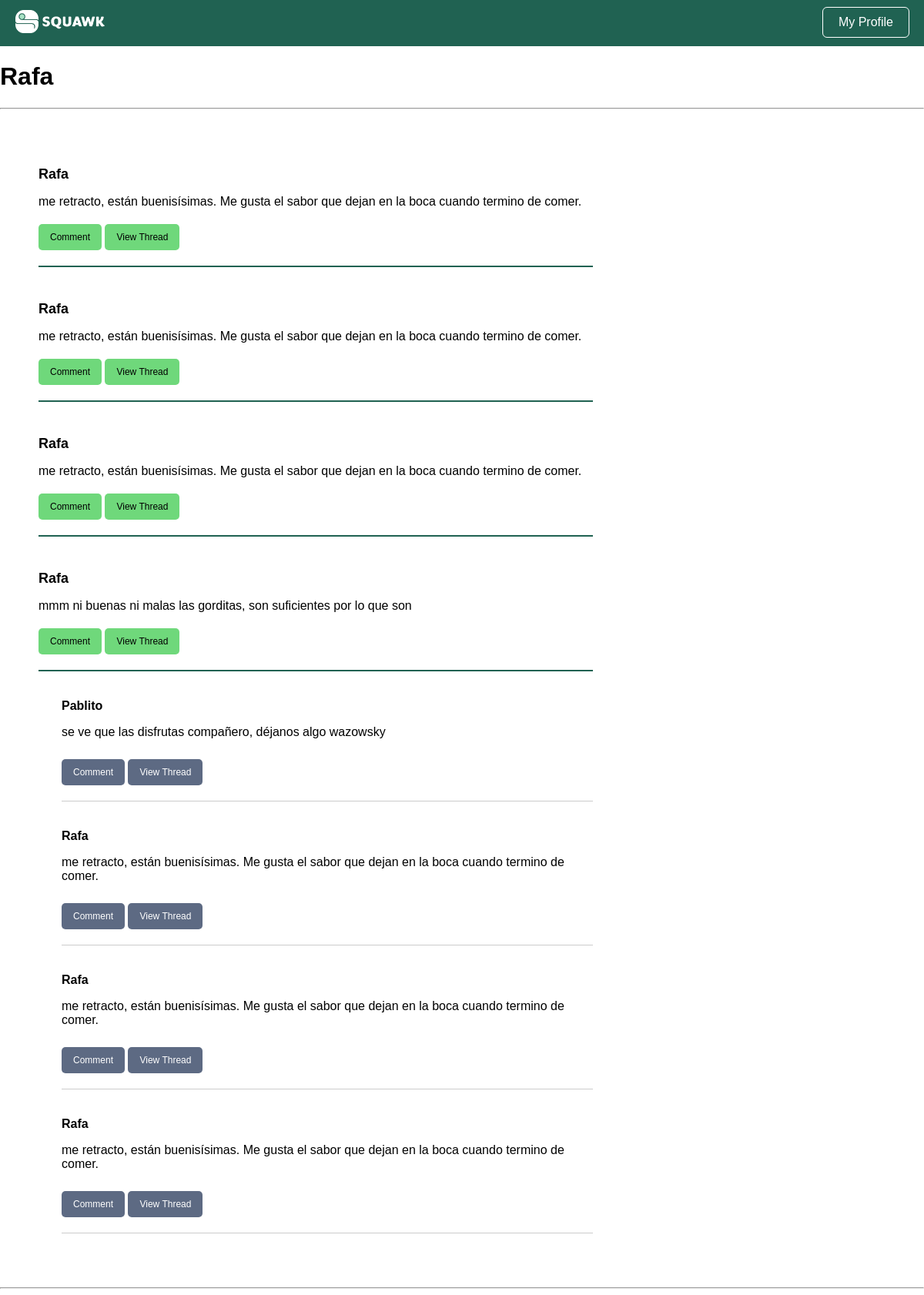
Page /user/3 (signed in) on the committed database.
### tables this page shows
CREATE TABLE users (
  user_id INTEGER PRIMARY KEY AUTOINCREMENT,
  username VARCHAR NOT NULL,
  password VARCHAR NOT NULL,
  is_admin BOOLEAN NOT NULL
);

CREATE TABLE squawks (
  squawk_id INTEGER PRIMARY KEY AUTOINCREMENT,
  content VARCHAR NOT NULL,
  is_reply_to INT,
  user_id INT,
  created TIMESTAMP NOT NULL DEFAULT CURRENT_TIMESTAMP
);

### user_controller.py (the view)
def user(user_id):
  current_user = session['user_id']
  squawks = []
  username = us.get_user(user_id).username
  last10 = ss.get_last(10,user_id)
  for i in last10:
    thread = ts.get_thread(i.squawk_id)
    thread_users = [us.get_user(squawk.user_id).username for squawk in thread]
    thread_info = list(zip(thread, thread_users))
    user = us.get_user(i.user_id).username
    squawks.append((i, user, thread_info))
  return render_template('user.html', username=username, squawks=squawks, user_id=current_user)

### bl/squawk_service.py (called while the page is built)
  def get_last(self, total, user_id):
    if user_id != -1:
      squawks = self.squawkDAO.getall_from(user_id)
    else:
      squawks = self.squawkDAO.getall_super()
    return squawks[:total]

### bl/thread_service.py (called while the page is built)
  def get_thread(self, squawk_id):
    squawk = self.squawkDAO.get(squawk_id)
    if not squawk:
      return []
    thread = self._get_replies(squawk_id)
    return thread

  def _get_replies(self, squawk_id):
    replies = []
    squawks = self.squawkDAO.getall()
    for x in squawks:
      if x.is_reply_to == squawk_id:
        replies.append(x)
    return replies

### bl/user_service.py (called while the page is built)
  def get_user(self, user_id):
    user = self.userDAO.get(user_id)
    return user

### dl/squawk_dao.py (called while the page is built)
  def get(self, squawkID):
    query = "SELECT * FROM squawks WHERE squawk_id = ?"
    result = self.DB.run_query(query, (squawkID, ))
    try:
      data = result.fetchone()
      squawk = Squawk(data)
      return squawk
    except:
      return None

  def getall(self):
    query = "SELECT * FROM squawks ORDER BY created DESC"
    result = self.DB.run_query(query)
    try:
      data_list = result.fetchall()
      squawks = []
      for data in data_list:
        squawk = Squawk(data)#['squawk_id'], data['content'], data['is_reply_to'], data['user_id'], data['created'])
        squawks.append(squawk)
      return squawks
    except:
      return None

  def getall_from(self, user_id):
    query = "SELECT * FROM squawks WHERE user_id = ? ORDER BY created DESC"
    result = self.DB.run_query(query, (user_id, ))
    try:
      data_list = result.fetchall()
      squawks = []
      for data in data_list:
        squawk = Squawk(data)#['squawk_id'], data['content'], data['is_reply_to'], data['user_id'], data['created'])
        squawks.append(squawk)
      return squawks
    except:
      return None

### dl/user_dao.py (called while the page is built)
  def get(self, userID):
    query = "SELECT * FROM users WHERE user_id = ?"
    result = self.DB.run_query(query, (userID, ))
    try:
      data = result.fetchone()
      user = User(data)
      return user
    except:
      return None

### utils/database.py (called while the page is built)
  def run_query(self, query, parameters=None):
    try:
      cursor = self.connection.cursor()
      if parameters:
        cursor.execute(query, parameters)
      else:
        cursor.execute(query)
      self.connection.commit()
      return cursor
    except Exception as e:
      print(f"Error running query: {e}")
      return None

### templates/user.html (shortened to what this page needs)
<!DOCTYPE html>
<html>
  <head>
    <link rel="stylesheet" href="{{ url_for('static', filename='squawk_basic.css') }}" />
    <link rel="stylesheet" href="{{ url_for('static', filename='squawk_render.css') }}" />
  </head>
  <body>
    <div class="navbar">
      <a href="{{url_for('home')}}"><img src="{{ url_for('static', filename='img/squawk_long.png') }}" alt="Squawk Logo" class="logo"></a>
      <a href="{{ url_for('user', user_id=user_id) }}"><button class="login-button">My Profile</button></a>
    </div>
    <h1 class="user-header">{{username}}</h1>
    <hr>
    <div class="board">
      {% for squawk, user, thread_info in squawks %}
      <div class="squawk">
        <h4>
          <a href="{{url_for('user', user_id=squawk.user_id)}}"> {{user}} </a>
        </h4>
        <p> {{squawk.content}} </p>
        <a href="{{ url_for('comment', is_reply_to=squawk.squawk_id) }}"><button id="{{squawk.squawk_id}}">Comment</button></a>
        <a href="{{ url_for('thread', squawk_id=squawk.squawk_id) }}"><button id="{{squawk.squawk_id}}">View Thread</button></a>
      </div>
      {% for thread, t_user in thread_info %}
      <div class="thread">
        <div class="comment">
          <p class="username">
            <a href="{{url_for('user', user_id=thread.user_id)}}"> {{t_user}} </a>
          </p>
          <p> {{thread.content}} </p>
          <a href="{{ url_for('comment', is_reply_to=thread.squawk_id) }}"><button id="{{thread.squawk_id}}">Comment</button></a>
          <a href="{{ url_for('thread', squawk_id=thread.squawk_id) }}"><button id="{{thread.squawk_id}}">View Thread</button></a>
        </div>
      </div>
      {% endfor %}
      {% endfor %}
    </div>
    <hr>
  </body>
</html>

### static/squawk_basic.css (style rules this page uses)
body { font-family: Arial, sans-serif; margin: 0; padding: 0; }
a { color: #2660A4 }
.login-button { background-color: transparent; border-radius: 5px; color: white; cursor: pointer; font-size: 16px; margin-right: 10px; outline: 1px solid white; padding: 10px 20px; }
.navbar { background-color: #206252; padding: 10px; display: flex; justify-content: space-between; }
.navbar button { background-color: transparent; border: none; color: white; cursor: pointer; font-size: 16px; margin-bottom: 2px; margin-right: 10px; }
.navbar .logo { height: 30px; margin-left: 10px; margin-top: 3px; }

### static/squawk_render.css (style rules this page uses)
.board { display: flex; flex-direction: column; justify-content: center; margin: 50px; width: 60vw; }
.board a { color: inherit; text-decoration: none; }
.squawk { border-bottom: 2px solid #206252; margin-bottom: 20px; }
.squawk h4 { font-size: 18px; margin-bottom: 10px; }
.squawk p { font-size: 16px; margin-bottom: 10px; }
.squawk button { background-color: #6FD87B; border: none; border-radius: 5px; color: black; cursor: pointer; font-size: 12px; margin-bottom: 20px; margin-top: 10px; padding: 10px 15px; }
.thread { margin-bottom: 10px; margin-left: 30px; }
.thread button { background-color: #5D6A83; border: none; border-radius: 5px; color: white; cursor: pointer; font-size: 12px; margin-bottom: 20px; margin-top: 10px; padding: 10px 15px; }
.thread .comment { border-bottom: 1px solid #CCC; font-size: 16px; margin-bottom: 10px; }
.thread .comment .username { font-weight: bold; }

### rows in the picture
users: username "Rafa", content "me retracto, están buenisísimas. Me gusta el sabor que dejan en la boca cuando termino de comer.", content "mmm ni buenas ni malas las gorditas, son suficientes por lo que son"
users: username "Pablito", content "se ve que las disfrutas compañero, déjanos algo wazowsky"
